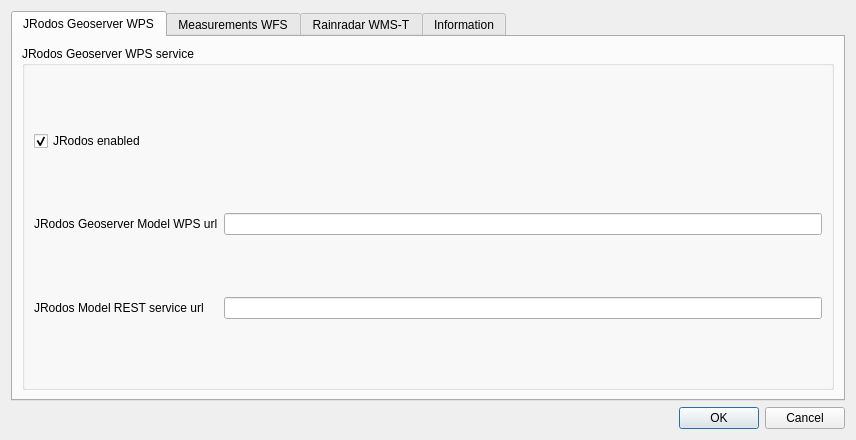
<?xml version="1.0" encoding="UTF-8"?>
<ui version="4.0">
 <class>Dialog</class>
 <widget class="QDialog" name="Dialog">
  <property name="geometry">
   <rect>
    <x>0</x>
    <y>0</y>
    <width>856</width>
    <height>440</height>
   </rect>
  </property>
  <property name="windowTitle">
   <string>Dialog</string>
  </property>
  <layout class="QVBoxLayout" name="verticalLayout">
   <item>
    <widget class="QTabWidget" name="tabWidget">
     <property name="currentIndex">
      <number>0</number>
     </property>
     <widget class="QWidget" name="tab_wps_model_settings">
      <attribute name="title">
       <string>JRodos Geoserver WPS</string>
      </attribute>
      <layout class="QGridLayout" name="gridLayout_4">
       <item row="0" column="0">
        <widget class="QGroupBox" name="groupBox">
         <property name="title">
          <string>JRodos Geoserver WPS service</string>
         </property>
         <layout class="QGridLayout" name="gridLayout_3">
          <item row="1" column="1">
           <widget class="QLineEdit" name="jrodos_wps_url"/>
          </item>
          <item row="2" column="0">
           <widget class="QLabel" name="label_5">
            <property name="text">
             <string>JRodos Model REST service url</string>
            </property>
           </widget>
          </item>
          <item row="2" column="1">
           <widget class="QLineEdit" name="jrodos_rest_url"/>
          </item>
          <item row="1" column="0">
           <widget class="QLabel" name="label_2">
            <property name="text">
             <string>JRodos Geoserver Model WPS url</string>
            </property>
           </widget>
          </item>
          <item row="0" column="0">
           <widget class="QCheckBox" name="jrodos_enabled">
            <property name="text">
             <string>JRodos enabled</string>
            </property>
            <property name="checked">
             <bool>true</bool>
            </property>
           </widget>
          </item>
         </layout>
        </widget>
       </item>
      </layout>
     </widget>
     <widget class="QWidget" name="tab_measurements_wfs_settings">
      <attribute name="title">
       <string>Measurements WFS</string>
      </attribute>
      <layout class="QGridLayout" name="gridLayout_5">
       <item row="0" column="0">
        <widget class="QGroupBox" name="groupBox_2">
         <property name="title">
          <string>Meaurements WFS service</string>
         </property>
         <layout class="QGridLayout" name="gridLayout_6">
          <item row="2" column="0">
           <widget class="QLabel" name="label_3">
            <property name="text">
             <string>Measurements WFS page size</string>
            </property>
           </widget>
          </item>
          <item row="3" column="1" colspan="3">
           <widget class="QLineEdit" name="measurements_soap_utils_url"/>
          </item>
          <item row="1" column="0">
           <widget class="QLabel" name="label">
            <property name="text">
             <string>Measurements WFS url</string>
            </property>
           </widget>
          </item>
          <item row="2" column="1" colspan="3">
           <widget class="QLineEdit" name="measurements_wfs_page_size"/>
          </item>
          <item row="3" column="0">
           <widget class="QLabel" name="label_4">
            <property name="toolTip">
             <string extracomment="Measurements Utils Soap Service for quantities and substances"/>
            </property>
            <property name="text">
             <string>Measurements Utils url (soap)</string>
            </property>
           </widget>
          </item>
          <item row="1" column="1" colspan="3">
           <widget class="QLineEdit" name="measurements_wfs_url"/>
          </item>
          <item row="0" column="0">
           <widget class="QCheckBox" name="measurements_enabled">
            <property name="text">
             <string>Measurements enabled</string>
            </property>
            <property name="checked">
             <bool>true</bool>
            </property>
           </widget>
          </item>
         </layout>
        </widget>
       </item>
      </layout>
     </widget>
     <widget class="QWidget" name="tab_rain_wmst_settings">
      <attribute name="title">
       <string>Rainradar WMS-T</string>
      </attribute>
      <layout class="QGridLayout" name="gridLayout">
       <item row="0" column="0">
        <widget class="QGroupBox" name="groupBox_3">
         <property name="title">
          <string>WMS-T Service information</string>
         </property>
         <layout class="QGridLayout" name="gridLayout_7">
          <item row="6" column="0">
           <widget class="QLabel" name="label_17">
            <property name="text">
             <string>CRS</string>
            </property>
           </widget>
          </item>
          <item row="2" column="1">
           <widget class="QLineEdit" name="rainradar_wmst_url"/>
          </item>
          <item row="3" column="1">
           <widget class="QLineEdit" name="rainradar_wmst_layers"/>
          </item>
          <item row="2" column="0">
           <widget class="QLabel" name="label_12">
            <property name="text">
             <string>Url</string>
            </property>
           </widget>
          </item>
          <item row="5" column="0">
           <widget class="QLabel" name="label_13">
            <property name="text">
             <string>Image Format</string>
            </property>
           </widget>
          </item>
          <item row="1" column="0">
           <widget class="QLabel" name="label_14">
            <property name="text">
             <string>Name</string>
            </property>
           </widget>
          </item>
          <item row="4" column="0">
           <widget class="QLabel" name="label_15">
            <property name="text">
             <string>Styles</string>
            </property>
           </widget>
          </item>
          <item row="3" column="0">
           <widget class="QLabel" name="label_16">
            <property name="text">
             <string>Layers</string>
            </property>
           </widget>
          </item>
          <item row="1" column="1">
           <widget class="QLineEdit" name="rainradar_wmst_name"/>
          </item>
          <item row="4" column="1">
           <widget class="QLineEdit" name="rainradar_wmst_styles"/>
          </item>
          <item row="5" column="1">
           <widget class="QLineEdit" name="rainradar_wmst_imgformat"/>
          </item>
          <item row="6" column="1">
           <widget class="QLineEdit" name="rainradar_wmst_crs"/>
          </item>
          <item row="0" column="0">
           <widget class="QCheckBox" name="rainradar_enabled">
            <property name="text">
             <string>Rainradar enabled</string>
            </property>
            <property name="checked">
             <bool>true</bool>
            </property>
           </widget>
          </item>
         </layout>
        </widget>
       </item>
      </layout>
     </widget>
     <widget class="QWidget" name="tab_info">
      <attribute name="title">
       <string>Information</string>
      </attribute>
      <layout class="QGridLayout" name="gridLayout_2">
       <item row="0" column="0">
        <widget class="QTextBrowser" name="textBrowser">
         <property name="html">
          <string>&lt;!DOCTYPE HTML PUBLIC &quot;-//W3C//DTD HTML 4.0//EN&quot; &quot;http://www.w3.org/TR/REC-html40/strict.dtd&quot;&gt;
&lt;html&gt;&lt;head&gt;&lt;meta name=&quot;qrichtext&quot; content=&quot;1&quot; /&gt;&lt;style type=&quot;text/css&quot;&gt;
p, li { white-space: pre-wrap; }
&lt;/style&gt;&lt;/head&gt;&lt;body style=&quot; font-family:'Cantarell'; font-size:11pt; font-weight:400; font-style:normal;&quot;&gt;
&lt;p style=&quot; margin-top:0px; margin-bottom:0px; margin-left:0px; margin-right:0px; -qt-block-indent:0; text-indent:0px;&quot;&gt;The JRodos plugin is a plugin to:&lt;/p&gt;
&lt;p style=&quot;-qt-paragraph-type:empty; margin-top:0px; margin-bottom:0px; margin-left:0px; margin-right:0px; -qt-block-indent:0; text-indent:0px;&quot;&gt;&lt;br /&gt;&lt;/p&gt;
&lt;p style=&quot; margin-top:0px; margin-bottom:0px; margin-left:0px; margin-right:0px; -qt-block-indent:0; text-indent:0px;&quot;&gt;- view JRodos model outputs in QGIS (requested via Geoserver-JRodos WPS + REST interface for project information)&lt;/p&gt;
&lt;p style=&quot; margin-top:0px; margin-bottom:0px; margin-left:0px; margin-right:0px; -qt-block-indent:0; text-indent:0px;&quot;&gt;- view Measurements (requested via Measurements-WFS + SOAP interface for parameters) in QGIS&lt;/p&gt;
&lt;p style=&quot; margin-top:0px; margin-bottom:0px; margin-left:0px; margin-right:0px; -qt-block-indent:0; text-indent:0px;&quot;&gt;- load Rain/Weatherinformation from KNMI (WMS-Time service)&lt;/p&gt;
&lt;p style=&quot; margin-top:0px; margin-bottom:0px; margin-left:0px; margin-right:0px; -qt-block-indent:0; text-indent:0px;&quot;&gt;- check if TimeManager plugin is installed&lt;/p&gt;
&lt;p style=&quot; margin-top:0px; margin-bottom:0px; margin-left:0px; margin-right:0px; -qt-block-indent:0; text-indent:0px;&quot;&gt;- registres the above layers in TimeManager plugin to be able to (re)'play' a time/model frame&lt;/p&gt;
&lt;p style=&quot;-qt-paragraph-type:empty; margin-top:0px; margin-bottom:0px; margin-left:0px; margin-right:0px; -qt-block-indent:0; text-indent:0px;&quot;&gt;&lt;br /&gt;&lt;/p&gt;
&lt;p style=&quot; margin-top:0px; margin-bottom:0px; margin-left:0px; margin-right:0px; -qt-block-indent:0; text-indent:0px;&quot;&gt;For documentation and further information see the Documentation menu in the&lt;/p&gt;
&lt;p style=&quot;-qt-paragraph-type:empty; margin-top:0px; margin-bottom:0px; margin-left:0px; margin-right:0px; -qt-block-indent:0; text-indent:0px;&quot;&gt;&lt;br /&gt;&lt;/p&gt;
&lt;p style=&quot; margin-top:0px; margin-bottom:0px; margin-left:0px; margin-right:0px; -qt-block-indent:0; text-indent:0px;&quot;&gt;&lt;span style=&quot; font-style:italic;&quot;&gt;Web/JRodos/Documentation&lt;/span&gt; menu item&lt;/p&gt;
&lt;p style=&quot;-qt-paragraph-type:empty; margin-top:0px; margin-bottom:0px; margin-left:0px; margin-right:0px; -qt-block-indent:0; text-indent:0px;&quot;&gt;&lt;br /&gt;&lt;/p&gt;
&lt;p style=&quot;-qt-paragraph-type:empty; margin-top:0px; margin-bottom:0px; margin-left:0px; margin-right:0px; -qt-block-indent:0; text-indent:0px;&quot;&gt;&lt;br /&gt;&lt;/p&gt;&lt;/body&gt;&lt;/html&gt;</string>
         </property>
        </widget>
       </item>
      </layout>
     </widget>
    </widget>
   </item>
   <item>
    <widget class="QDialogButtonBox" name="buttonBox">
     <property name="orientation">
      <enum>Qt::Horizontal</enum>
     </property>
     <property name="standardButtons">
      <set>QDialogButtonBox::Cancel|QDialogButtonBox::Ok</set>
     </property>
    </widget>
   </item>
  </layout>
 </widget>
 <resources/>
 <connections>
  <connection>
   <sender>buttonBox</sender>
   <signal>accepted()</signal>
   <receiver>Dialog</receiver>
   <slot>accept()</slot>
   <hints>
    <hint type="sourcelabel">
     <x>248</x>
     <y>254</y>
    </hint>
    <hint type="destinationlabel">
     <x>157</x>
     <y>274</y>
    </hint>
   </hints>
  </connection>
  <connection>
   <sender>buttonBox</sender>
   <signal>rejected()</signal>
   <receiver>Dialog</receiver>
   <slot>reject()</slot>
   <hints>
    <hint type="sourcelabel">
     <x>316</x>
     <y>260</y>
    </hint>
    <hint type="destinationlabel">
     <x>286</x>
     <y>274</y>
    </hint>
   </hints>
  </connection>
 </connections>
</ui>
